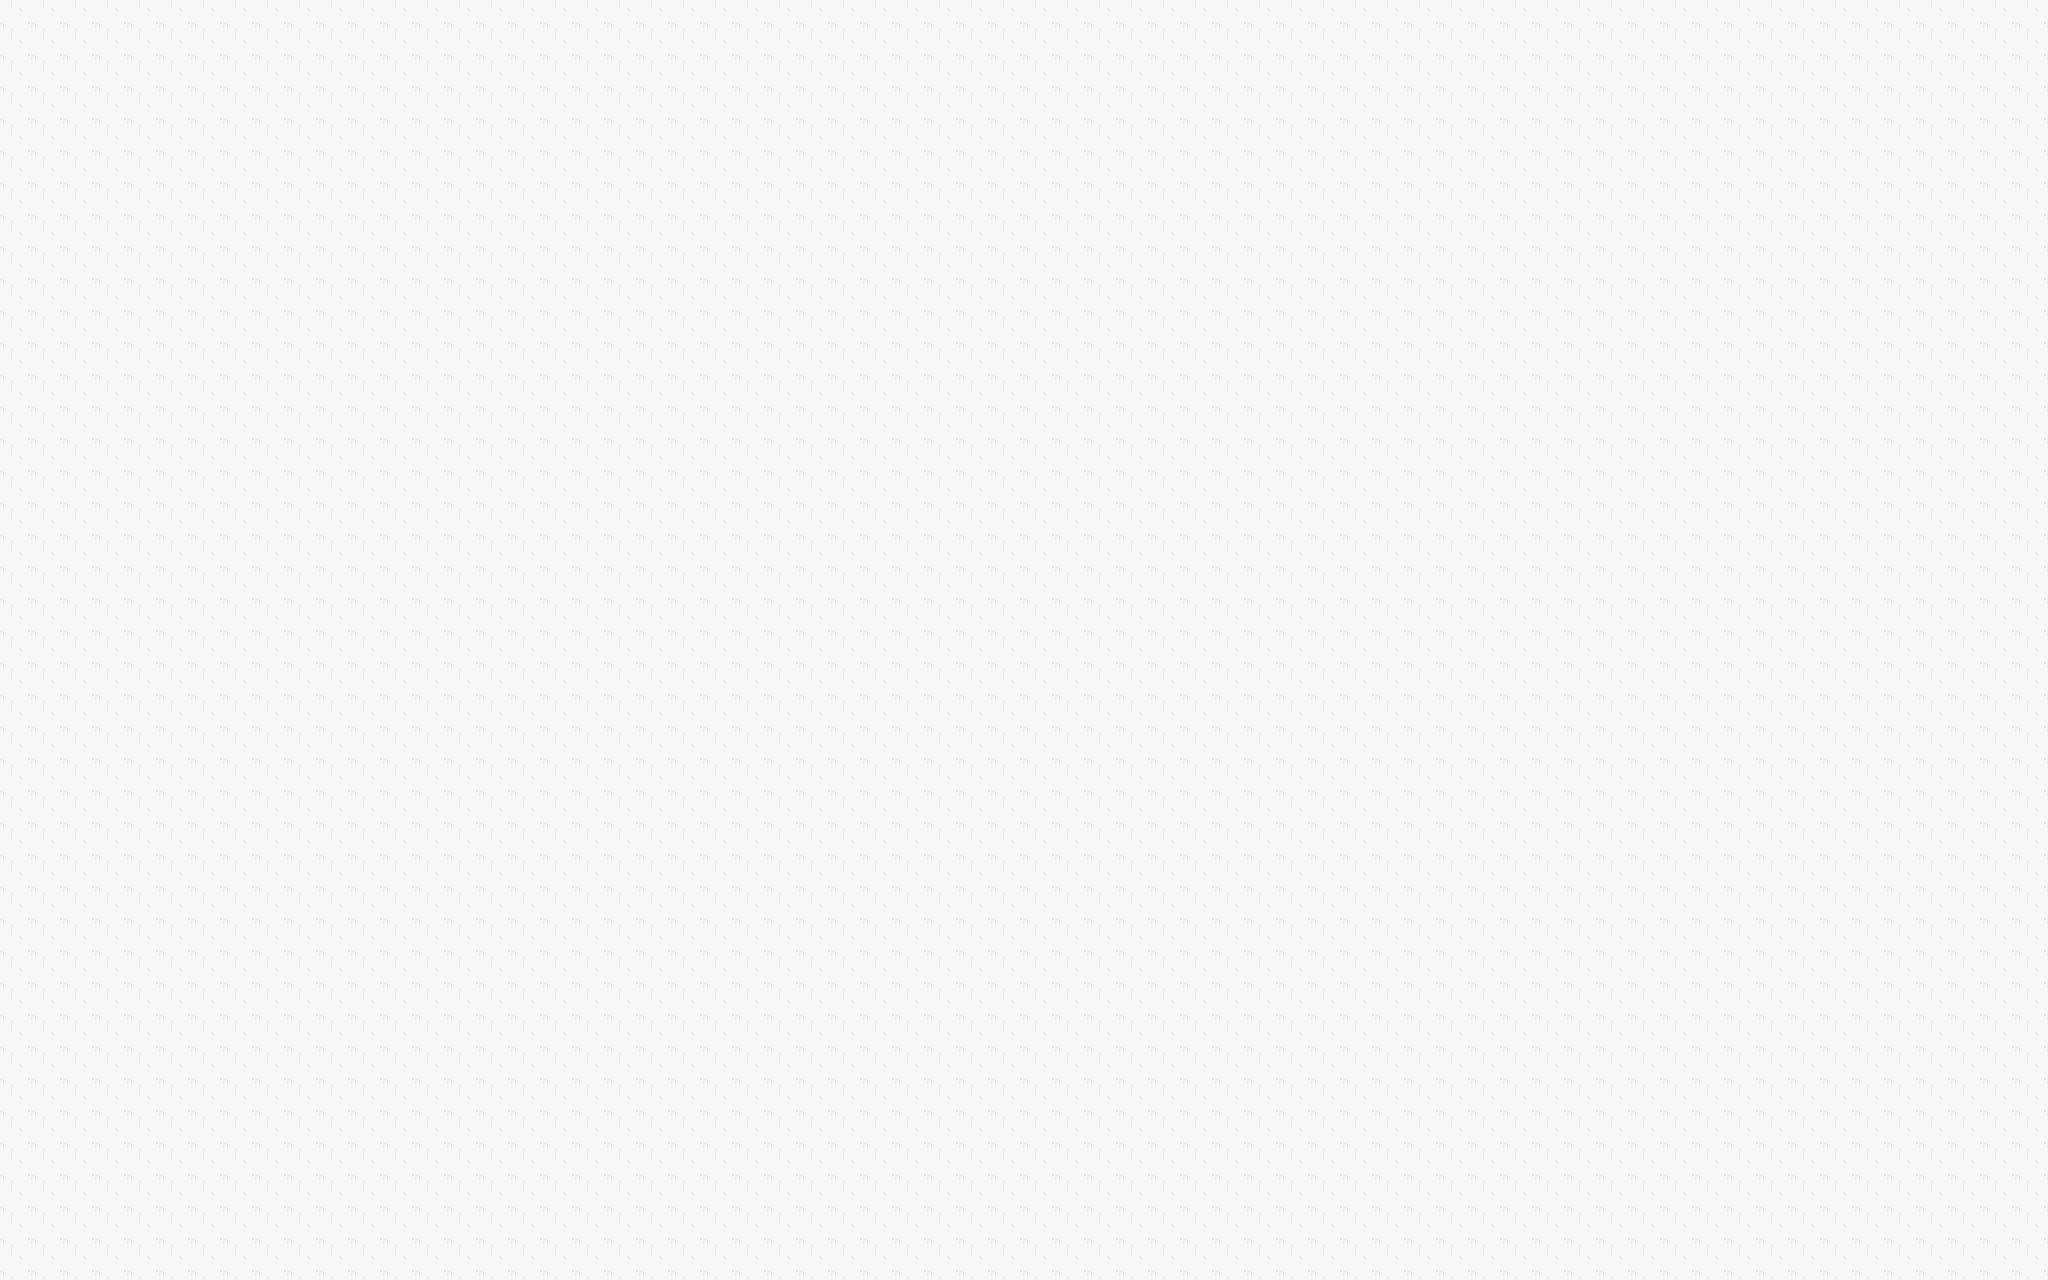

Tiled map render using the project's own tile images. Description and the map definition, with tile-layer contents summarised, below:
An orthogonal 64x40 tile map with 32x32 px tiles, 5 tile layers (Floor, Walls, Trim, Overlays, ...), 4 tilesets and 2 objects (PlayerSpawn, Door).

<map version="1.10" tiledversion="1.10.2" orientation="orthogonal" renderorder="right-down" width="64" height="40" tilewidth="32" tileheight="32" infinite="0" nextlayerid="10" nextobjectid="10">
 <tileset firstgid="1" source="../tilesets/scotus_floors.tsx" />
 <tileset firstgid="1001" source="../tilesets/scotus_structures.tsx" />
 <tileset firstgid="2001" source="../tilesets/scotus_decor.tsx" />
 <tileset firstgid="3001" source="../tilesets/collision.tsx" />
 <layer id="1831" name="Floor" width="64" height="40">
  <data>[2560 cells, 2560 non-empty, 1 distinct tile ids]</data>
 </layer>
 <layer id="5065" name="Walls" width="64" height="40">
  <data>[2560 cells, 0 non-empty, 0 distinct tile ids]</data>
 </layer>
 <layer id="547" name="Trim" width="64" height="40">
  <data>[2560 cells, 0 non-empty, 0 distinct tile ids]</data>
 </layer>
 <layer id="4933" name="Overlays" width="64" height="40">
  <data>[2560 cells, 0 non-empty, 0 distinct tile ids]</data>
 </layer>
 <layer id="7830" name="Collision" width="64" height="40">
  <data>[2560 cells, 0 non-empty, 0 distinct tile ids]</data>
 </layer>
 <objectgroup id="2" name="Entities">
  <object id="1" name="PlayerSpawn" type="PlayerSpawn" x="1024" y="1152" width="32" height="32">
   <properties>
    <property name="spawnId" type="string" value="PlayerSpawn" />
   </properties>
  </object>
  <object id="2" name="DoorNorth" type="Door" x="1024" y="0" width="32" height="32">
   <properties>
    <property name="toMap" type="string" value="scotus_lobby" />
    <property name="toSpawn" type="string" value="default" />
   </properties>
  </object>
 </objectgroup>
</map>
